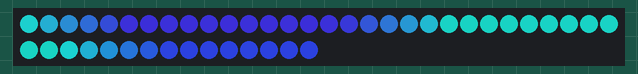
This sketch was run on a simulated Arduino Uno, built with avr-gcc and run on an emulated ATmega328P. On the bench: 45 RGB LEDs in strip order, left to right, continuing on the next row. Dim RGB values are drawn brighter than linear; colours are those a GRB WS2812 strip shows for the declared byte order.

Above: at 3.15 s.
At 8.63 s:
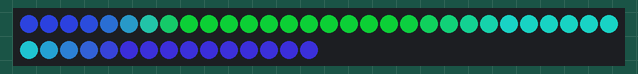
At 13.8 s:
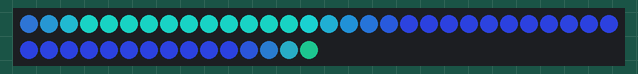
At 20.19 s:
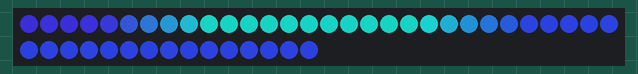
At 26.58 s:
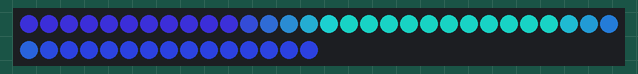
At 39.05 s:
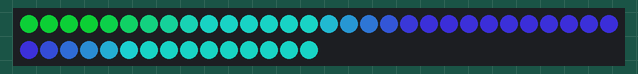

The sketch:

PalettesFastled.ino
```cpp
//Creation of palettes using fastLED libraries
//libraries
#include <FastLED.h>

//Initialization of Strip
#define LED_PIN     8
#define NUM_LEDS    45
#define BRIGHTNESS  200
#define LED_TYPE    WS2812
#define COLOR_ORDER GRB
CRGB leds[NUM_LEDS];


#define UPDATES_PER_SECOND 100


CRGBPalette16 currentPalette;
TBlendType    currentBlending;

void setup() {
    delay( 3000 ); // power-up safety delay
    //Led strip with RGB color mode
    FastLED.addLeds<WS2812, LED_PIN, RGB>(leds, NUM_LEDS).setCorrection( TypicalLEDStrip );
    FastLED.setBrightness(  BRIGHTNESS );
    currentBlending = LINEARBLEND;
}


void loop()
{
    SetupHumedalPalette();
    currentBlending = LINEARBLEND;

    static uint8_t startIndex = 0;
    startIndex = startIndex + 1; // motion speed

    FillLEDsFromPaletteColors( startIndex);

    FastLED.show();
    FastLED.delay(1000 / UPDATES_PER_SECOND);

}

void FillLEDsFromPaletteColors( uint8_t colorIndex)
{
    uint8_t brightness = 255;

    for( int i = 0; i < NUM_LEDS; ++i) {
        leds[i] = ColorFromPalette( currentPalette, colorIndex, brightness, currentBlending);
        colorIndex += 3;
    }
}

//PALETTES

//Humedal
void SetupHumedalPalette()
{
    CRGB green = CRGB( 150, 10, 40);
    CRGB blue  = CRGB( 60, 40, 200);
    CRGB aquamarine  = CRGB(160,20,150);
    CRGB purple  = CRGB(40,50,180);

    currentPalette = CRGBPalette16(
                                   aquamarine,  purple,  purple,  purple,
                                   aquamarine,  aquamarine,  aquamarine,  blue,
                                   blue, blue, blue,  blue,
                                   green, green, green,  aquamarine );
}


//Colibri
void SetupColibriPalette()
{
    CRGB green = CRGB( 180,20,120);
    CRGB blue  = CRGB( 60, 40, 200);
    CRGB aquamarine  = CRGB(130,20,170);
    CRGB purple  = CRGB(40,60,180);

    currentPalette = CRGBPalette16(
                                   aquamarine,  purple,  blue,  green,
                                   green,  blue,  purple,  aquamarine,
                                   aquamarine,  purple,  blue,  green,
                                   green,  blue,  purple,  aquamarine );
}

//Ave
void SetupAvePalette()
{
    CRGB orange = CRGB( 110,120,50);
    CRGB red  = CRGB( 60, 190, 40);
    CRGB brown  = CRGB(100,120,60);
    CRGB purple  = CRGB(50,70,40);

    currentPalette = CRGBPalette16(
                                   orange,  orange,  orange,  orange,
                                   brown,  brown,  brown,  brown,
                                   red,  red,  red,  red,
                                   purple,  purple,  purple,  purple );
}
//flores
void SetupFloresPalette()
{
    CRGB orange = CRGB( 140,150,10);
    CRGB golden  = CRGB::Goldenrod;
    CRGB yellow = CRGB( 190,170,20);

    currentPalette = CRGBPalette16(
                                   orange,  orange,  golden,  golden,
                                   yellow,  yellow,  golden,  golden,
                                   orange,  orange,  yellow,  yellow,
                                   golden,  golden,  yellow,  yellow );
}


// Additional notes on FastLED compact palettes:
//
// Normally, in computer graphics, the palette (or "color lookup table")
// has 256 entries, each containing a specific 24-bit RGB color.  You can then
// index into the color palette using a simple 8-bit (one byte) value.
// A 256-entry color palette takes up 768 bytes of RAM, which on Arduino
// is quite possibly "too many" bytes.
//
// FastLED does offer traditional 256-element palettes, for setups that
// can afford the 768-byte cost in RAM.
//
// However, FastLED also offers a compact alternative.  FastLED offers
// palettes that store 16 distinct entries, but can be accessed AS IF
// they actually have 256 entries; this is accomplished by interpolating
// between the 16 explicit entries to create fifteen intermediate palette
// entries between each pair.
//
// So for example, if you set the first two explicit entries of a compact
// palette to Green (0,255,0) and Blue (0,0,255), and then retrieved
// the first sixteen entries from the virtual palette (of 256), you'd get
// Green, followed by a smooth gradient from green-to-blue, and then Blue.
```
